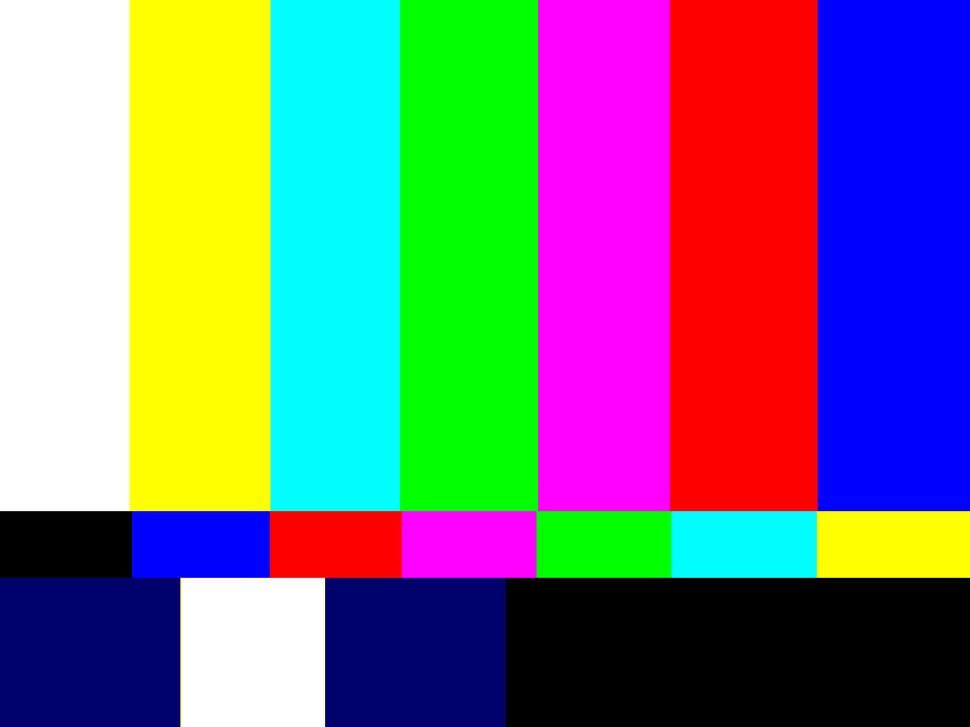
#> input picture py/LAB/test.jpg, 970 x 727 px, shrunk from 1280 x 960 before the run
$ python LAB7.py
#> lines starting #> are read from the running program, lines starting #| are printed output that depends on the picture
import cv2
import numpy as np
print(cv2.__version__)

image = cv2.imread('test.jpg')
#> image is the input picture: shape (727, 970, 3); mean B, G, R 126.5, 117.7, 119.7
cv2.imshow('test.jpg',image)
cv2.waitKey(0)
cv2.destroyAllWindows()

(B, G, R) = cv2.split(image)
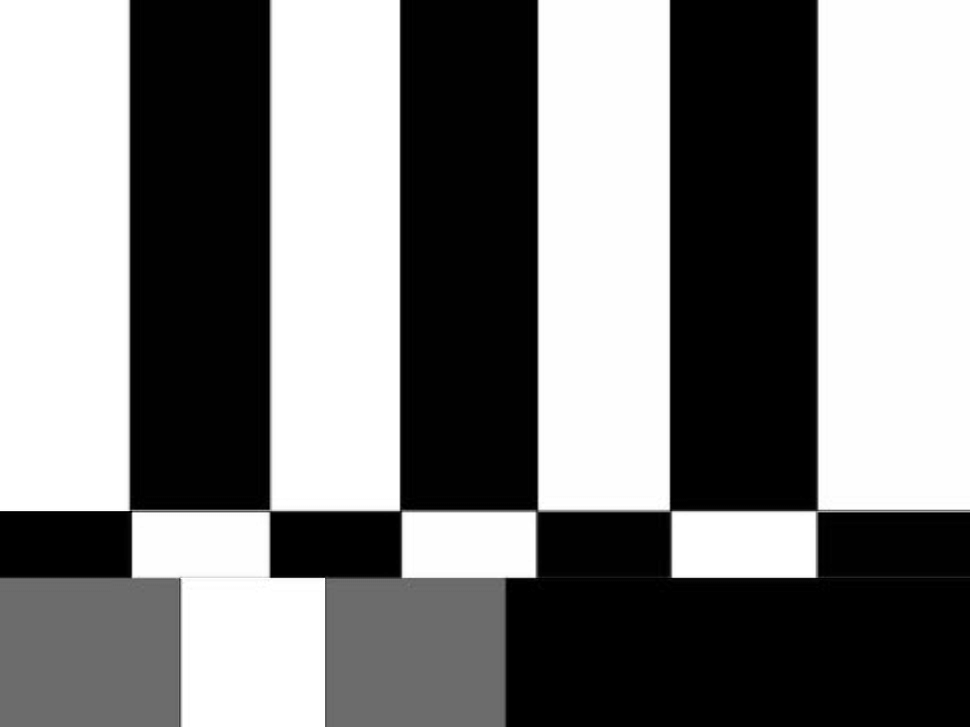
#> B: shape (727, 970); min 0, max 255, mean 126.5
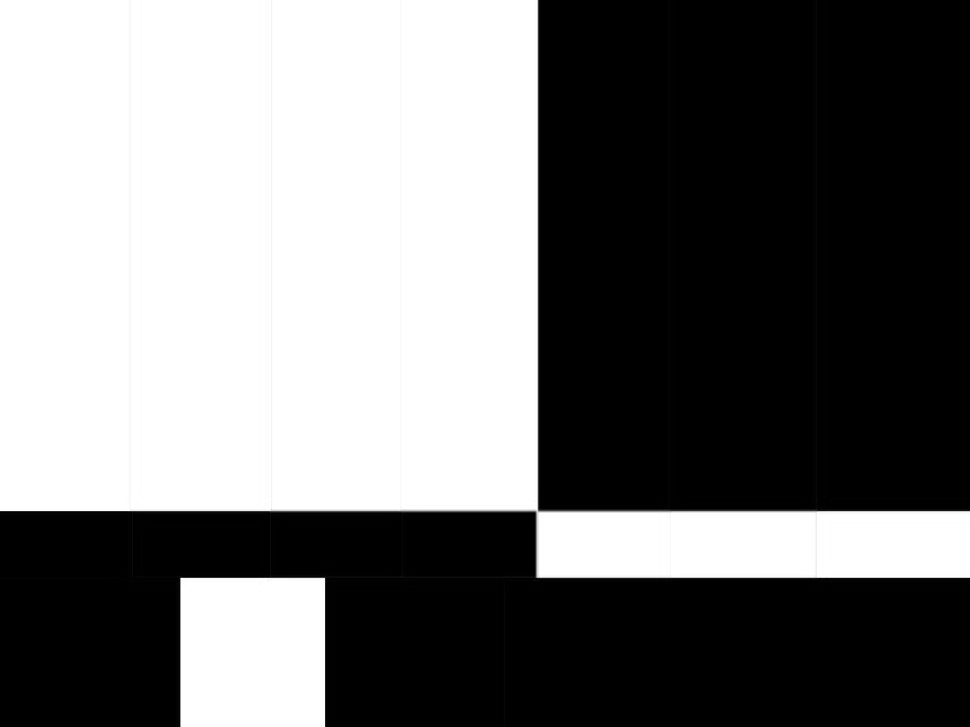
#> G: shape (727, 970); min 0, max 255, mean 117.7
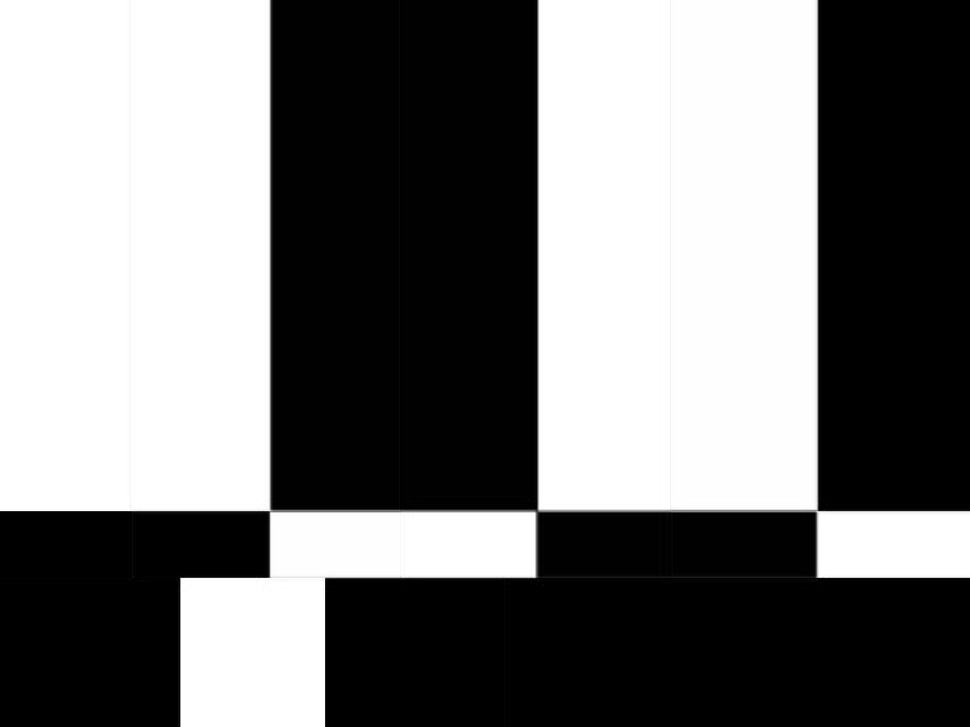
#> R: shape (727, 970); min 0, max 255, mean 119.7
cv2.imshow("Red", R)
cv2.imshow("Green", G)
cv2.imshow("Blue", B)
cv2.waitKey(0)
cv2.destroyAllWindows()

merged = cv2.merge([B,G,R])
merged[:,:,1]= np.zeros([merged.shape[0], merged.shape[1]])
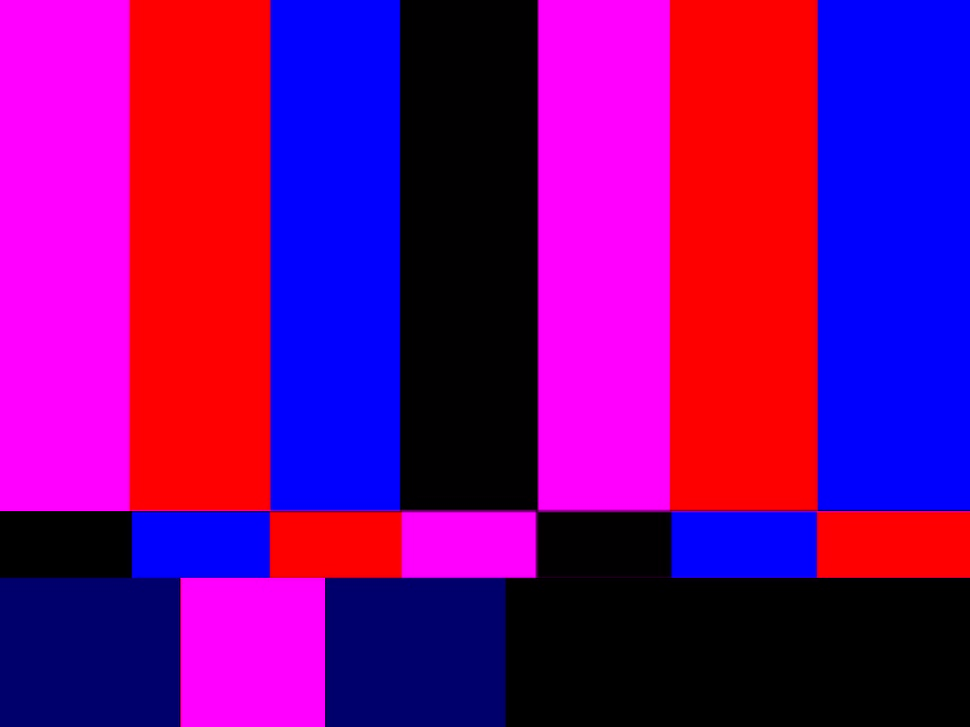
#> merged: shape (727, 970, 3); mean B, G, R 126.5, 0, 119.7
cv2.imshow("Merged", merged)
cv2.waitKey(0)
cv2.destroyAllWindows()
